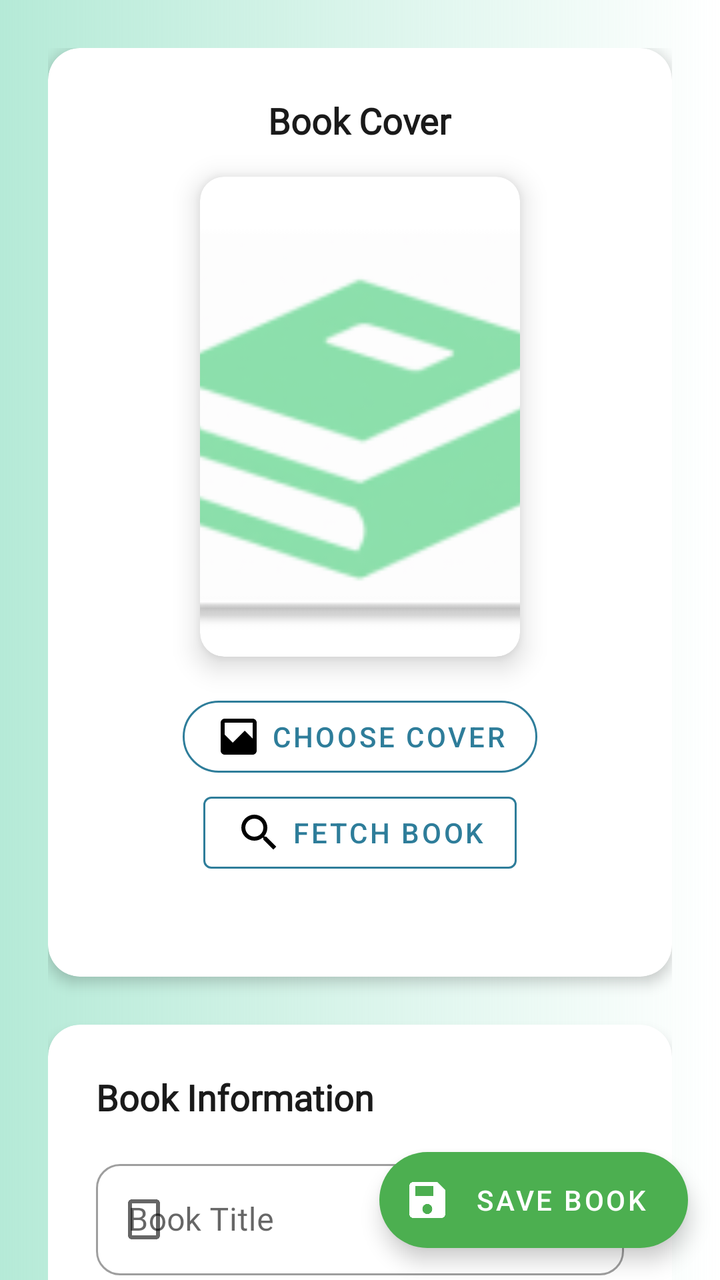
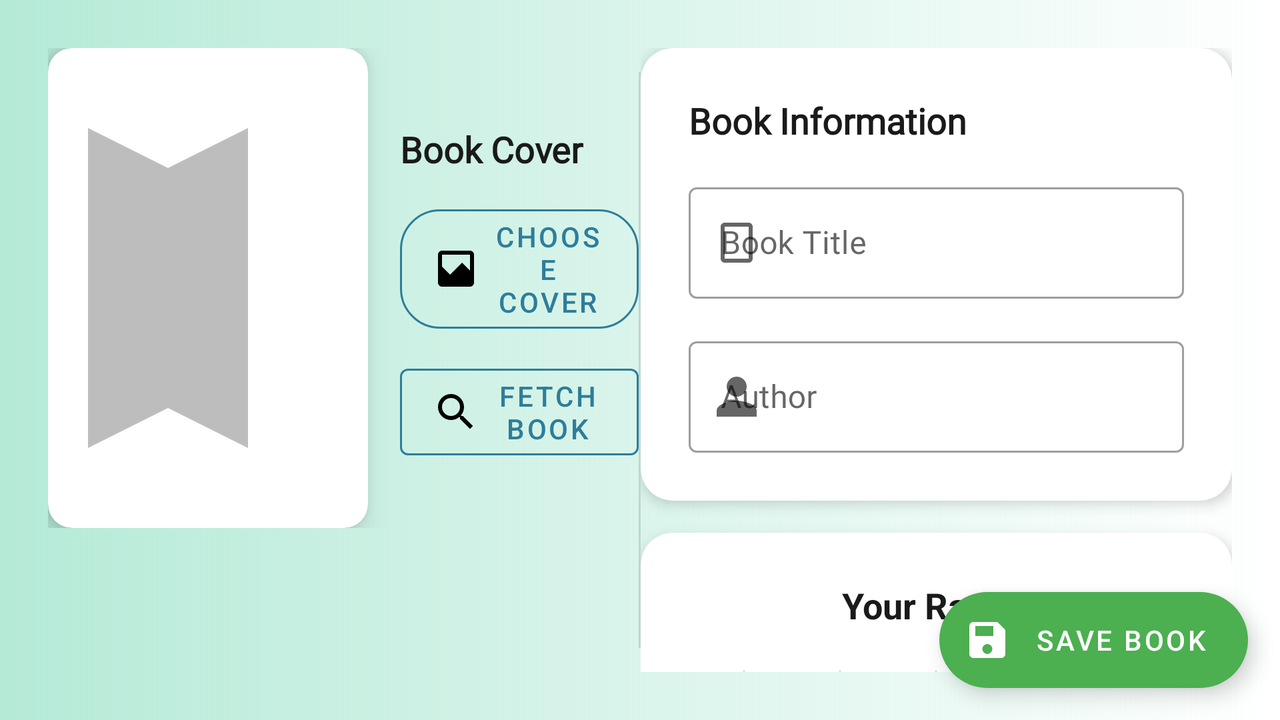

First picture: res/layout/ on a phone held upright. Second picture: the repository's own variant of that layout, on a device whose configuration matches the variant's folder. Source for both follows.
<!-- AndroidManifest.xml: application theme Theme.BookClub -->
<!-- res/layout/fragment_book_edit.xml -->
<?xml version="1.0" encoding="utf-8"?>
<androidx.coordinatorlayout.widget.CoordinatorLayout
    xmlns:android="http://schemas.android.com/apk/res/android"
    xmlns:app="http://schemas.android.com/apk/res-auto"

    android:layout_width="match_parent"
    android:layout_height="match_parent"
    android:background="@drawable/gradient_background">

    <androidx.core.widget.NestedScrollView
        android:layout_width="match_parent"
        android:layout_height="match_parent"
        app:layout_behavior="@string/appbar_scrolling_view_behavior">

        <LinearLayout
            android:layout_width="match_parent"
            android:layout_height="wrap_content"
            android:orientation="vertical"
            android:padding="24dp">

            <com.google.android.material.card.MaterialCardView
                android:layout_width="match_parent"
                android:layout_height="wrap_content"
                app:cardCornerRadius="16dp"
                app:cardElevation="4dp"
                app:cardBackgroundColor="@color/card_background"
                android:layout_marginBottom="24dp">

                <LinearLayout
                    android:layout_width="match_parent"
                    android:layout_height="wrap_content"
                    android:orientation="vertical"
                    android:padding="24dp"
                    android:gravity="center">

                    <TextView
                        android:layout_width="wrap_content"
                        android:layout_height="wrap_content"
                        android:text="@string/book_cover"
                        android:textColor="@color/text_primary"
                        android:textSize="18sp"
                        android:textStyle="bold"
                        android:fontFamily="@font/roboto_bold"
                        android:layout_marginBottom="16dp" />

                    <com.google.android.material.card.MaterialCardView
                        android:layout_width="160dp"
                        android:layout_height="240dp"
                        android:layout_marginBottom="16dp"
                        app:cardCornerRadius="12dp"
                        app:cardElevation="8dp">

                        <ImageView
                            android:id="@+id/imageView"
                            android:layout_width="match_parent"
                            android:layout_height="match_parent"
                            android:scaleType="centerCrop"
                            android:src="@mipmap/ic_launcher"
                            android:contentDescription="@string/book_cover" />
                    </com.google.android.material.card.MaterialCardView>

                    <com.google.android.material.button.MaterialButton
                        android:id="@+id/buttonPickImage"
                        android:layout_width="wrap_content"
                        android:layout_height="wrap_content"
                        android:text="@string/choose_cover"
                        app:icon="@drawable/ic_image"
                        app:cornerRadius="20dp"
                        style="@style/Widget.MaterialComponents.Button.OutlinedButton"
                        app:strokeColor="@color/primary_color"
                        android:textColor="@color/primary_color" />

                    <com.google.android.material.button.MaterialButton
                        android:id="@+id/buttonFetchBook"
                        android:layout_width="wrap_content"
                        android:layout_height="wrap_content"
                        android:text="@string/fetch_book"
                        app:icon="@drawable/ic_search"
                        android:layout_marginBottom="24dp"
                        style="@style/Widget.MaterialComponents.Button.OutlinedButton"
                        android:textColor="@color/primary_color"
                        app:strokeColor="@color/primary_color"/>

                </LinearLayout>
            </com.google.android.material.card.MaterialCardView>

            <com.google.android.material.card.MaterialCardView
                android:layout_width="match_parent"
                android:layout_height="wrap_content"
                android:layout_marginBottom="24dp"
                app:cardCornerRadius="16dp"
                app:cardElevation="4dp"
                app:cardBackgroundColor="@color/card_background">

                <LinearLayout
                    android:layout_width="match_parent"
                    android:layout_height="wrap_content"
                    android:orientation="vertical"
                    android:padding="24dp">

                    <TextView
                        android:layout_width="wrap_content"
                        android:layout_height="wrap_content"
                        android:text="@string/book_information"
                        android:textColor="@color/text_primary"
                        android:textSize="18sp"
                        android:textStyle="bold"
                        android:fontFamily="@font/roboto_bold"
                        android:layout_marginBottom="16dp" />

                    <com.google.android.material.textfield.TextInputLayout
                        android:layout_width="match_parent"
                        android:layout_height="wrap_content"
                        android:layout_marginBottom="16dp"
                        android:hint="@string/book_title"
                        style="@style/Widget.MaterialComponents.TextInputLayout.OutlinedBox"
                        app:startIconDrawable="@drawable/ic_book"
                        app:boxCornerRadiusTopStart="12dp"
                        app:boxCornerRadiusTopEnd="12dp"
                        app:boxCornerRadiusBottomStart="12dp"
                        app:boxCornerRadiusBottomEnd="12dp">

                        <com.google.android.material.textfield.TextInputEditText
                            android:id="@+id/editTitle"
                            android:layout_width="match_parent"
                            android:layout_height="wrap_content"
                            android:inputType="textCapWords"
                            android:fontFamily="@font/roboto_regular" />
                    </com.google.android.material.textfield.TextInputLayout>

                    <com.google.android.material.textfield.TextInputLayout
                        android:layout_width="match_parent"
                        android:layout_height="wrap_content"
                        android:layout_marginBottom="16dp"
                        android:hint="@string/author"
                        style="@style/Widget.MaterialComponents.TextInputLayout.OutlinedBox"
                        app:startIconDrawable="@drawable/ic_person"
                        app:boxCornerRadiusTopStart="12dp"
                        app:boxCornerRadiusTopEnd="12dp"
                        app:boxCornerRadiusBottomStart="12dp"
                        app:boxCornerRadiusBottomEnd="12dp">

                        <com.google.android.material.textfield.TextInputEditText
                            android:id="@+id/editAuthor"
                            android:layout_width="match_parent"
                            android:layout_height="wrap_content"
                            android:inputType="textCapWords"
                            android:fontFamily="@font/roboto_regular" />
                    </com.google.android.material.textfield.TextInputLayout>
                </LinearLayout>
            </com.google.android.material.card.MaterialCardView>

            <com.google.android.material.card.MaterialCardView
                android:layout_width="match_parent"
                android:layout_height="wrap_content"
                android:layout_marginBottom="24dp"
                app:cardCornerRadius="16dp"
                app:cardElevation="4dp"
                app:cardBackgroundColor="@color/card_background">

                <LinearLayout
                    android:layout_width="match_parent"
                    android:layout_height="wrap_content"
                    android:orientation="vertical"
                    android:padding="24dp"
                    android:gravity="center">

                    <TextView
                        android:layout_width="wrap_content"
                        android:layout_height="wrap_content"
                        android:text="@string/your_rating"
                        android:textColor="@color/text_primary"
                        android:textSize="18sp"
                        android:textStyle="bold"
                        android:fontFamily="@font/roboto_bold"
                        android:layout_marginBottom="16dp" />

                    <RatingBar
                        android:id="@+id/ratingBar"
                        android:layout_width="wrap_content"
                        android:layout_height="wrap_content"
                        android:numStars="5"
                        android:stepSize="0.5"
                        android:rating="0"
                        android:progressTint="@color/book_gold"
                        android:layout_marginBottom="8dp" />

                    <TextView
                        android:id="@+id/ratingText"
                        android:layout_width="wrap_content"
                        android:layout_height="wrap_content"
                        android:text="@string/tap_stars_to_rate"
                        android:textColor="@color/text_secondary"
                        android:textSize="14sp"
                        android:fontFamily="@font/roboto_regular" />
                </LinearLayout>
            </com.google.android.material.card.MaterialCardView>


            <com.google.android.material.card.MaterialCardView
                android:layout_width="match_parent"
                android:layout_height="wrap_content"
                android:layout_marginBottom="32dp"
                app:cardCornerRadius="16dp"
                app:cardElevation="4dp"
                app:cardBackgroundColor="@color/card_background">

                <LinearLayout
                    android:layout_width="match_parent"
                    android:layout_height="wrap_content"
                    android:orientation="vertical"
                    android:padding="24dp">

                    <TextView
                        android:layout_width="wrap_content"
                        android:layout_height="wrap_content"
                        android:text="@string/your_review"
                        android:textColor="@color/text_primary"
                        android:textSize="18sp"
                        android:textStyle="bold"
                        android:fontFamily="@font/roboto_bold"
                        android:layout_marginBottom="16dp" />

                    <com.google.android.material.textfield.TextInputLayout
                        android:layout_width="match_parent"
                        android:layout_height="wrap_content"
                        android:hint="@string/write_your_thoughts_about_this_book"
                        style="@style/Widget.MaterialComponents.TextInputLayout.OutlinedBox"
                        app:boxCornerRadiusTopStart="12dp"
                        app:boxCornerRadiusTopEnd="12dp"
                        app:boxCornerRadiusBottomStart="12dp"
                        app:boxCornerRadiusBottomEnd="12dp">

                        <com.google.android.material.textfield.TextInputEditText
                            android:id="@+id/editReview"
                            android:layout_width="match_parent"
                            android:layout_height="wrap_content"
                            android:minHeight="120dp"
                            android:inputType="textMultiLine|textCapSentences"
                            android:gravity="top"
                            android:fontFamily="@font/roboto_regular" />
                    </com.google.android.material.textfield.TextInputLayout>
                </LinearLayout>
            </com.google.android.material.card.MaterialCardView>
        </LinearLayout>
    </androidx.core.widget.NestedScrollView>

    <com.google.android.material.floatingactionbutton.ExtendedFloatingActionButton
        android:id="@+id/buttonSave"
        android:layout_width="wrap_content"
        android:layout_height="wrap_content"
        android:layout_margin="16dp"
        android:layout_gravity="bottom|end"
        android:text="@string/save_book"
        app:icon="@drawable/ic_save"
        app:backgroundTint="@color/success_color"
        app:iconTint="@color/text_on_primary"
        android:textColor="@color/text_on_primary" />

    <ProgressBar
        android:id="@+id/progressBar"
        style="?android:attr/progressBarStyleLarge"
        android:layout_width="wrap_content"
        android:layout_height="wrap_content"
        android:layout_gravity="center"
        android:visibility="gone" />
</androidx.coordinatorlayout.widget.CoordinatorLayout>
<!-- resources referenced by this layout -->
<resources>
  <color name="book_gold">#FFD700</color>
  <color name="card_background">#FFFFFF</color>
  <color name="primary_color">#2E7D9A</color>
  <color name="success_color">#4CAF50</color>
  <color name="text_on_primary">#FFFFFF</color>
  <color name="text_primary">#1A1A1A</color>
  <color name="text_secondary">#666666</color>
  <!-- drawable gradient_background (drawable) -->
  <?xml version="1.0" encoding="utf-8"?>
  <shape xmlns:android="http://schemas.android.com/apk/res/android"
      android:shape="rectangle">
  
      <gradient
          android:startColor="#B5EAD7" /> 
  </shape>
  <string name="author">Author</string>
  <string name="book_cover">Book Cover</string>
  <string name="book_information">Book Information</string>
  <string name="book_title">Book Title</string>
  <string name="choose_cover">Choose Cover</string>
  <string name="fetch_book">Fetch Book</string>
  <string name="save_book">Save Book</string>
  <string name="tap_stars_to_rate">Tap stars to rate</string>
  <string name="write_your_thoughts_about_this_book">Write your thoughts about this book</string>
  <string name="your_rating">Your Rating</string>
  <string name="your_review">Your Review</string>
  <color name="primary_variant">#1E5F75</color>
  <color name="secondary_color">#F4A261</color>
  <color name="secondary_variant">#E76F51</color>
  <color name="error_color">#F44336</color>
  <color name="surface_color">#FFFFFF</color>
  <color name="background_primary">#FAFAFA</color>
  <style name="TextAppearance.BookClub.Headline3" parent="TextAppearance.MaterialComponents.Headline3">
          <item name="fontFamily">@font/roboto_bold</item>
          <item name="android:textColor">@color/text_primary</item>
          <item name="android:textSize">48sp</item>
      </style>
  <style name="TextAppearance.BookClub.Headline4" parent="TextAppearance.MaterialComponents.Headline4">
          <item name="fontFamily">@font/roboto_bold</item>
          <item name="android:textColor">@color/text_primary</item>
          <item name="android:textSize">34sp</item>
      </style>
  <style name="TextAppearance.BookClub.Headline5" parent="TextAppearance.MaterialComponents.Headline5">
          <item name="fontFamily">@font/roboto_bold</item>
          <item name="android:textColor">@color/text_primary</item>
          <item name="android:textSize">24sp</item>
      </style>
  <style name="TextAppearance.BookClub.Headline6" parent="TextAppearance.MaterialComponents.Headline6">
          <item name="fontFamily">@font/roboto_bold</item>
          <item name="android:textColor">@color/text_primary</item>
          <item name="android:textSize">20sp</item>
      </style>
  <style name="TextAppearance.BookClub.Body1" parent="TextAppearance.MaterialComponents.Body1">
          <item name="fontFamily">@font/roboto_regular</item>
          <item name="android:textColor">@color/text_primary</item>
          <item name="android:textSize">16sp</item>
      </style>
  <style name="TextAppearance.BookClub.Body2" parent="TextAppearance.MaterialComponents.Body2">
          <item name="fontFamily">@font/roboto_regular</item>
          <item name="android:textColor">@color/text_secondary</item>
          <item name="android:textSize">14sp</item>
      </style>
  <style name="ShapeAppearance.BookClub.SmallComponent" parent="ShapeAppearance.MaterialComponents.SmallComponent">
          <item name="cornerFamily">rounded</item>
          <item name="cornerSize">8dp</item>
      </style>
  <style name="ShapeAppearance.BookClub.MediumComponent" parent="ShapeAppearance.MaterialComponents.MediumComponent">
          <item name="cornerFamily">rounded</item>
          <item name="cornerSize">12dp</item>
      </style>
  <style name="ShapeAppearance.BookClub.LargeComponent" parent="ShapeAppearance.MaterialComponents.LargeComponent">
          <item name="cornerFamily">rounded</item>
          <item name="cornerSize">16dp</item>
      </style>
  <!-- some entries are left out for length -->
</resources>
<!-- res/layout-land/fragment_book_edit.xml (the repository's variant of the layout above) -->
<!-- drawn on the phone turned sideways -->
<?xml version="1.0" encoding="utf-8"?>
<androidx.coordinatorlayout.widget.CoordinatorLayout
    xmlns:android="http://schemas.android.com/apk/res/android"
    xmlns:app="http://schemas.android.com/apk/res-auto"
    android:layout_width="match_parent"
    android:layout_height="match_parent"
    android:background="@drawable/gradient_background">

    <LinearLayout
        android:layout_width="match_parent"
        android:layout_height="match_parent"
        android:orientation="horizontal"
        android:padding="24dp"
        android:divider="?android:attr/dividerHorizontal"
        android:showDividers="middle"
        android:dividerPadding="12dp">

        <LinearLayout
            android:layout_width="0dp"
            android:layout_height="match_parent"
            android:layout_weight="1"
            android:orientation="vertical"
            android:gravity="top|center_horizontal">

            <LinearLayout
                android:layout_width="match_parent"
                android:layout_height="wrap_content"
                android:orientation="horizontal"
                android:gravity="center_vertical">

                <com.google.android.material.card.MaterialCardView
                    android:layout_width="160dp"
                    android:layout_height="240dp"
                    app:cardCornerRadius="12dp"
                    app:cardElevation="8dp"
                    android:layout_marginEnd="16dp">

                    <ImageView
                        android:id="@+id/imageView"
                        android:layout_width="match_parent"
                        android:layout_height="match_parent"
                        android:scaleType="centerCrop"
                        android:src="@drawable/book_placeholder"
                        android:contentDescription="@string/book_cover" />
                </com.google.android.material.card.MaterialCardView>

                <LinearLayout
                    android:layout_width="0dp"
                    android:layout_height="wrap_content"
                    android:layout_weight="1"
                    android:orientation="vertical"
                    android:paddingTop="8dp">

                    <TextView
                        android:layout_width="wrap_content"
                        android:layout_height="wrap_content"
                        android:text="@string/book_cover"
                        android:textColor="@color/text_primary"
                        android:textSize="18sp"
                        android:textStyle="bold"
                        android:layout_marginBottom="12dp"
                        android:fontFamily="@font/roboto_bold" />

                    <com.google.android.material.button.MaterialButton
                        android:id="@+id/buttonPickImage"
                        android:layout_width="wrap_content"
                        android:layout_height="wrap_content"
                        android:text="@string/choose_cover"
                        app:icon="@drawable/ic_image"
                        app:cornerRadius="20dp"
                        style="@style/Widget.MaterialComponents.Button.OutlinedButton"
                        app:strokeColor="@color/primary_color"
                        android:textColor="@color/primary_color"
                        android:layout_marginBottom="8dp" />

                    <com.google.android.material.button.MaterialButton
                        android:id="@+id/buttonFetchBook"
                        android:layout_width="wrap_content"
                        android:layout_height="wrap_content"
                        android:text="@string/fetch_book"
                        style="@style/Widget.MaterialComponents.Button.OutlinedButton"
                        android:textColor="@color/primary_color"
                        app:icon="@drawable/ic_search"
                        app:strokeColor="@color/primary_color" />
                </LinearLayout>
            </LinearLayout>
        </LinearLayout>

        <androidx.core.widget.NestedScrollView
            android:layout_width="0dp"
            android:layout_height="match_parent"
            android:layout_weight="1"
            app:layout_behavior="@string/appbar_scrolling_view_behavior">

            <LinearLayout
                android:layout_width="match_parent"
                android:layout_height="wrap_content"
                android:orientation="vertical">

                <com.google.android.material.card.MaterialCardView
                    android:layout_width="match_parent"
                    android:layout_height="wrap_content"
                    android:layout_marginBottom="16dp"
                    app:cardCornerRadius="16dp"
                    app:cardElevation="4dp"
                    app:cardBackgroundColor="@color/card_background">

                    <LinearLayout
                        android:layout_width="match_parent"
                        android:layout_height="wrap_content"
                        android:orientation="vertical"
                        android:padding="24dp">

                        <TextView
                            android:layout_width="wrap_content"
                            android:layout_height="wrap_content"
                            android:text="@string/book_information"
                            android:textColor="@color/text_primary"
                            android:textSize="18sp"
                            android:textStyle="bold"
                            android:layout_marginBottom="16dp"
                            android:fontFamily="@font/roboto_bold" />

                        <com.google.android.material.textfield.TextInputLayout
                            android:layout_width="match_parent"
                            android:layout_height="wrap_content"
                            android:layout_marginBottom="16dp"
                            android:hint="@string/book_title"
                            style="@style/Widget.MaterialComponents.TextInputLayout.OutlinedBox"
                            app:startIconDrawable="@drawable/ic_book">

                            <com.google.android.material.textfield.TextInputEditText
                                android:id="@+id/editTitle"
                                android:layout_width="match_parent"
                                android:layout_height="wrap_content"
                                android:inputType="textCapWords"
                                android:fontFamily="@font/roboto_regular" />
                        </com.google.android.material.textfield.TextInputLayout>

                        <com.google.android.material.textfield.TextInputLayout
                            android:layout_width="match_parent"
                            android:layout_height="wrap_content"
                            android:hint="@string/author"
                            style="@style/Widget.MaterialComponents.TextInputLayout.OutlinedBox"
                            app:startIconDrawable="@drawable/ic_person">

                            <com.google.android.material.textfield.TextInputEditText
                                android:id="@+id/editAuthor"
                                android:layout_width="match_parent"
                                android:layout_height="wrap_content"
                                android:inputType="textCapWords"
                                android:fontFamily="@font/roboto_regular" />
                        </com.google.android.material.textfield.TextInputLayout>
                    </LinearLayout>
                </com.google.android.material.card.MaterialCardView>

                <com.google.android.material.card.MaterialCardView
                    android:layout_width="match_parent"
                    android:layout_height="wrap_content"
                    android:layout_marginBottom="16dp"
                    app:cardCornerRadius="16dp"
                    app:cardElevation="4dp"
                    app:cardBackgroundColor="@color/card_background">

                    <LinearLayout
                        android:layout_width="match_parent"
                        android:layout_height="wrap_content"
                        android:orientation="vertical"
                        android:padding="24dp"
                        android:gravity="center">

                        <TextView
                            android:layout_width="wrap_content"
                            android:layout_height="wrap_content"
                            android:text="@string/your_rating"
                            android:textColor="@color/text_primary"
                            android:textSize="18sp"
                            android:textStyle="bold"
                            android:layout_marginBottom="16dp" />

                        <RatingBar
                            android:id="@+id/ratingBar"
                            android:layout_width="wrap_content"
                            android:layout_height="wrap_content"
                            android:numStars="5"
                            android:stepSize="0.5"
                            android:rating="0"
                            android:progressTint="@color/book_gold"
                            android:layout_marginBottom="8dp" />

                        <TextView
                            android:id="@+id/ratingText"
                            android:layout_width="wrap_content"
                            android:layout_height="wrap_content"
                            android:text="@string/tap_stars_to_rate"
                            android:textColor="@color/text_secondary"
                            android:textSize="14sp"
                            android:fontFamily="@font/roboto_regular" />
                    </LinearLayout>
                </com.google.android.material.card.MaterialCardView>

                <com.google.android.material.card.MaterialCardView
                    android:layout_width="match_parent"
                    android:layout_height="wrap_content"
                    app:cardCornerRadius="16dp"
                    app:cardElevation="4dp"
                    app:cardBackgroundColor="@color/card_background">

                    <LinearLayout
                        android:layout_width="match_parent"
                        android:layout_height="wrap_content"
                        android:orientation="vertical"
                        android:padding="24dp">

                        <TextView
                            android:layout_width="wrap_content"
                            android:layout_height="wrap_content"
                            android:text="@string/your_review"
                            android:textColor="@color/text_primary"
                            android:textSize="18sp"
                            android:textStyle="bold"
                            android:layout_marginBottom="16dp" />

                        <com.google.android.material.textfield.TextInputLayout
                            android:layout_width="match_parent"
                            android:layout_height="wrap_content"
                            android:hint="@string/write_your_thoughts_about_this_book"
                            style="@style/Widget.MaterialComponents.TextInputLayout.OutlinedBox">

                            <com.google.android.material.textfield.TextInputEditText
                                android:id="@+id/editReview"
                                android:layout_width="match_parent"
                                android:layout_height="wrap_content"
                                android:minHeight="120dp"
                                android:inputType="textMultiLine|textCapSentences"
                                android:gravity="top"
                                android:fontFamily="@font/roboto_regular" />
                        </com.google.android.material.textfield.TextInputLayout>
                    </LinearLayout>
                </com.google.android.material.card.MaterialCardView>
            </LinearLayout>
        </androidx.core.widget.NestedScrollView>
    </LinearLayout>

    <com.google.android.material.floatingactionbutton.ExtendedFloatingActionButton
        android:id="@+id/buttonSave"
        android:layout_width="wrap_content"
        android:layout_height="wrap_content"
        android:layout_gravity="bottom|end"
        android:layout_margin="16dp"
        android:text="@string/save_book"
        app:icon="@drawable/ic_save"
        app:backgroundTint="@color/success_color"
        app:iconTint="@color/text_on_primary"
        android:textColor="@color/text_on_primary" />

    <ProgressBar
        android:id="@+id/progressBar"
        style="?android:attr/progressBarStyleLarge"
        android:layout_width="wrap_content"
        android:layout_height="wrap_content"
        android:layout_gravity="center"
        android:visibility="gone" />

</androidx.coordinatorlayout.widget.CoordinatorLayout>
